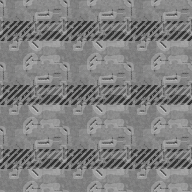

A 2D game scene composited from a Tiled map and its tileset images. What follows is a short description and the map's XML, with each tile layer's data collapsed to a summary:
An orthogonal 3x3 tile map with 64x64 px tiles, 3 tile layers (Background, Dynamic_Obstacles, Walls).

<map version="1.0" orientation="orthogonal" renderorder="right-down" width="3" height="3" tilewidth="64" tileheight="64" nextobjectid="1">
 <tileset firstgid="1" name="64pxTileSet" tilewidth="64" tileheight="64">
  <image source="../64pxTileSet.png" width="1472" height="128" />
 </tileset>
 <layer name="Background" width="3" height="3">
  <data>[9 cells, 9 non-empty, 1 distinct tile ids]</data>
 </layer>
 <layer name="Dynamic_Obstacles" width="3" height="3">
  <data>[9 cells, 0 non-empty, 0 distinct tile ids]</data>
 </layer>
 <layer name="Walls" width="3" height="3">
  <data>[9 cells, 0 non-empty, 0 distinct tile ids]</data>
 </layer>
</map>
